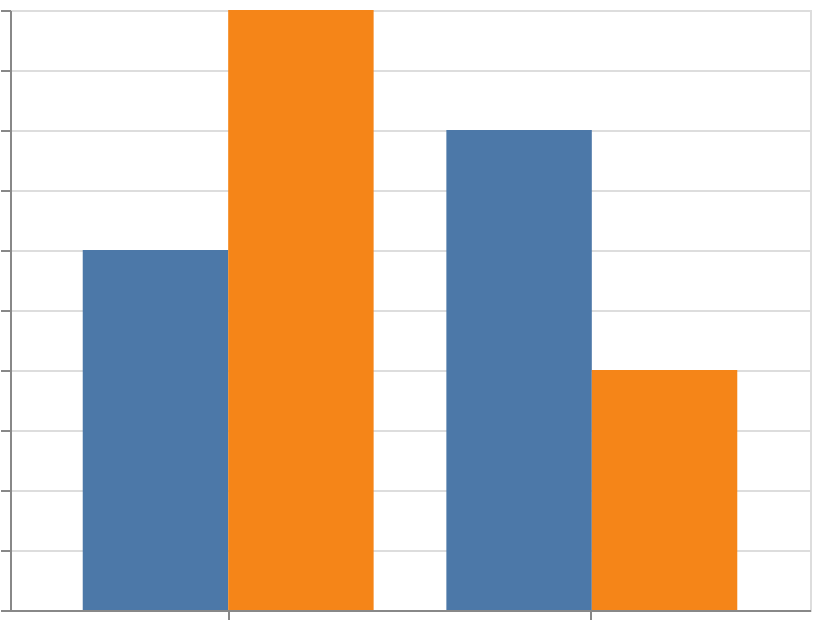

Express this chart as Vega-Lite.
### Vega-Lite specification from a JSON file in a GitHub repository (floating-point values rounded to 4 significant figures)
{"$schema": "https://vega.github.io/schema/vega-lite/v6.json", "width": 400, "height": 300, "padding": 5, "autosize": "none", "data": {"name": "table", "values": [{"cat": "A", "group": "X", "val": 3}, {"cat": "A", "group": "Y", "val": 5}, {"cat": "B", "group": "X", "val": 4}, {"cat": "B", "group": "Y", "val": 2}]}, "mark": "bar", "encoding": {"x": {"field": "cat", "type": "nominal"}, "y": {"field": "val", "type": "quantitative"}, "color": {"field": "group", "type": "nominal"}, "xOffset": {"field": "group", "type": "nominal"}}}
